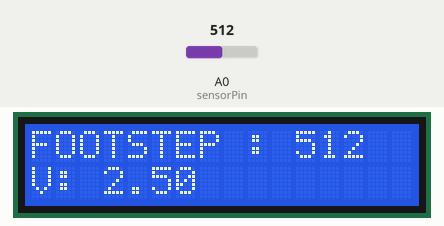
Recording of a sketch running on a simulated Arduino Nano, built with avr-gcc and run on an emulated ATmega328P. Shown: 16×2 character LCD. Inputs (shaded band) come from the test bench; at power-on: A0 (sensorPin) = 512.

Above: at 2.7 s.
2.8 s: A0 (sensorPin) set to 716
At 3.8 s:
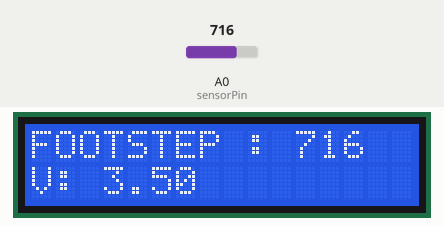
4.4 s: A0 (sensorPin) set to 900
At 5.2 s:
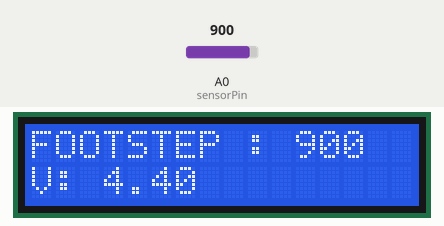
6.0 s: A0 (sensorPin) set to 1023
At 6.6 s:
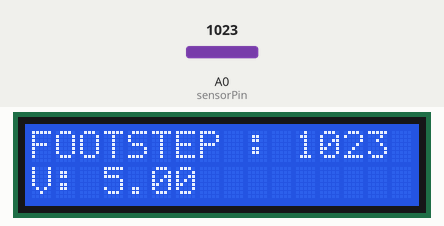
7.6 s: A0 (sensorPin) set to 1007
At 8.2 s:
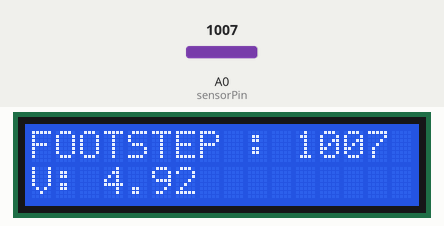
10.6 s: A0 (sensorPin) set to 987
At 11.4 s:
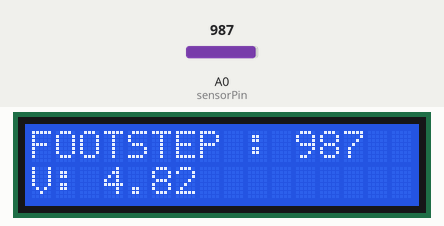
12.3 s: A0 (sensorPin) set to 11
At 12.8 s:
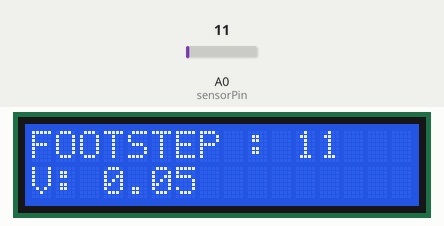
13.9 s: A0 (sensorPin) set to 8
Timing chart, 0 to 16.4 s (numbered marks = the images above; inputs shaded):
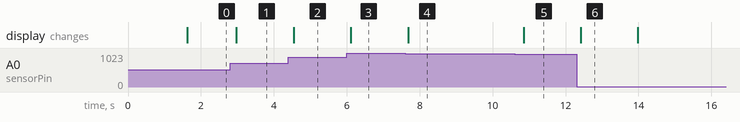

Measured:
- after the input at 2.8 s, the display: changes after 0.17 s (image 1)
- after the input at 4.4 s, the display: changes after 0.14 s (image 2)
- after the input at 6.0 s, the display: changes after 0.11 s (image 3)
- after the input at 7.6 s, the display: changes after 0.09 s (image 4)
- after the input at 10.6 s, the display: changes after 0.25 s (image 5)
- after the input at 12.3 s, the display: changes after 0.12 s (image 6)

The sketch:

arduino_ino_copy_20260611210406.ino
```cpp
#include <Wire.h>
#include <LiquidCrystal_I2C.h>

// Change 0x27 to 0x3F if your LCD address is different
LiquidCrystal_I2C lcd(0x27, 16, 2);

const int sensorPin = A0;

void setup() {
  // Initialize LCD
  lcd.init();          // or lcd.begin(16, 2) with some libraries
  lcd.backlight();

  // Optional startup message
  lcd.setCursor(0, 0);
  lcd.print("FOOT STEP GENERATION");
  lcd.setCursor(0, 1);
  lcd.print("Initializing...");
  delay(1500);
}

void loop() {
  // Read raw sensor value (0–1023)
  int FOOTSTEP = analogRead(sensorPin);          // Nano analogRead uses A0–A5. [web:17][web:67]

  // Convert to voltage (optional, for nicer display)
  float voltage = FOOTSTEP * (5.0 / 1023.0);     // 0–5 V mapping. [web:65]

  // Clear and print
  lcd.clear();
  lcd.setCursor(0, 0);
  lcd.print("FOOTSTEP : ");
  lcd.print(FOOTSTEP);

  lcd.setCursor(0, 1);
  lcd.print("V: ");
  lcd.print(voltage, 2);   // 2 decimal places

  delay(200);              // Update ~5 times per second
}
```
